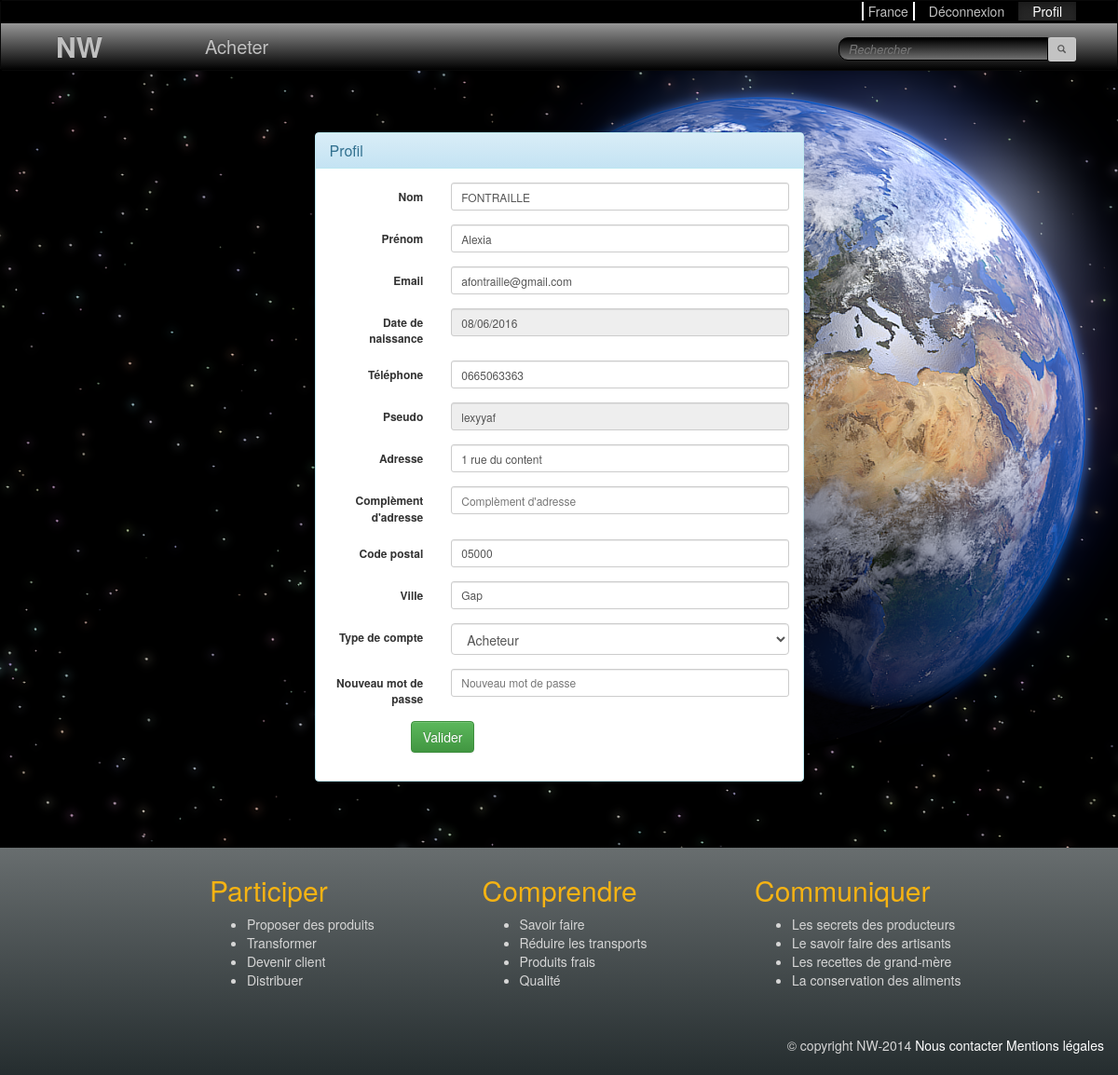
The page /profile.php (signed in) on the database its author committed.
### tables this page shows
CREATE TABLE IF NOT EXISTS `users` (
  `id` int(11) NOT NULL AUTO_INCREMENT,
  `firstname` varchar(50) DEFAULT NULL,
  `lastname` varchar(50) DEFAULT NULL,
  `email` varchar(100) DEFAULT NULL,
  `birthdate` date DEFAULT NULL,
  `phone` varchar(20) DEFAULT NULL,
  `nickname` varchar(20) NOT NULL,
  `address` varchar(20) DEFAULT NULL,
  `address2` varchar(20) DEFAULT NULL,
  `postalcode` varchar(10) DEFAULT NULL,
  `city` varchar(50) DEFAULT NULL,
  `password` varchar(50) NOT NULL,
  `type` int(11) NOT NULL,
  PRIMARY KEY (`id`),
  KEY `FK_type_id` (`type`)
);

### inc/main.php (called while the page is built, shortened)
<?php
$userManager = new PdoUserManager();

### inc/manager/AbstractPdoManager.php (called while the page is built, shortened)
<?php
abstract class AbstractPdoManager{
	public function __construct(){
		global $PDO_;
		if($PDO_ == null){
			$PDO_ = new PDO('mysql:host='.DB_HOST.';dbname='.DB_NAME, DB_LOGIN, DB_PASSWORD);
			$PDO_->exec("SET CHARACTER SET utf8");
			$PDO_->setAttribute( PDO::ATTR_ERRMODE, PDO::ERRMODE_EXCEPTION );
		}
		$this->PDO = $PDO_;
	}
}

### inc/manager/PdoUserManager.php (called while the page is built, shortened)
<?php
class PdoUserManager extends AbstractPdoManager{
	public function getUser(){
		$stm = $this->PDO->prepare("SELECT * FROM users WHERE
			id = :id");
		$stm->bindValue(":id", $_SESSION['id']);
		$stm->execute();
		$stm->setFetchMode(PDO::FETCH_CLASS, 'User');
		$user = $stm->fetch();
		if($user){
			return $user;
		}else{
			return null;
		}
		throw new Exception("Erreur de chargement");
	}
}

### inc/entities/User.php (called while the page is built, shortened)
<?php
class User{
	private $firstname;
	private $lastname;
	private $email;
	private $birthdate;
	private $phone;
	private $nickname;
	private $address;
	private $address2;
	private $postalcode;
	private $city;
	private $type;
	public function getFirstname(){
		return $this->firstname;
	}
	public function getLastname(){
		return $this->lastname;
	}
	public function getEmail(){
		return $this->email;
	}
	public function getBirthDateString(){
		if($this->birthdate != null)
			return DateTime::createFromFormat('Y-m-d', $this->birthdate)->format('d/m/Y');
		return "";
	}
	public function getPhone(){
		return $this->phone;
	}
	public function getNickname(){
		return $this->nickname;
	}
	public function getAddress(){
		return $this->address;
	}
	public function getAddress2(){
		return $this->address2;
	}
	public function getPostalcode(){
		return $this->postalcode;
	}
	public function getCity(){
		return $this->city;
	}
	public function getType(){
		return $this->type;
	}
}
?>

### profile.php (the view, shortened to what this page needs)
<?php
include "inc/main.php";
$user = $userManager->getUser();
?>
<!DOCTYPE html>
<html>
	<head>
		<?php include __DIR__."/parts/stylesheets.php";?>
	</head>
	<body>
		<?php include __DIR__."/parts/header.php";?>
		<div class="wrapped container">
			<section>
				<div class="col-md-6 col-md-offset-3 margin-top-05-percent">
					<div class="panel panel-info">
						<div class="panel-heading">
							<h3 class="panel-title">Profil</h3>
						</div>
						<div class="panel-body">
							<form method="POST" class="form-horizontal">
							  <div class="form-group">
							    <label for="lastname" class="col-sm-3 control-label">Nom</label>
							    <div class="col-sm-9">
							      <input type="text" class="form-control input-sm" id="lastname" name="lastname" placeholder="Nom" value="<?php echo $user->getLastname();?>">
							    </div>
							  </div>
							  <div class="form-group">
							    <label for="firstname" class="col-sm-3 control-label">Prénom</label>
							    <div class="col-sm-9">
							      <input type="text" class="form-control input-sm" id="firstname" name="firstname" placeholder="Prénom" value="<?php echo $user->getFirstname();?>">
							    </div>
							  </div>
							  <div class="form-group">
							    <label for="email" class="col-sm-3 control-label">Email</label>
							    <div class="col-sm-9">
							      <input type="email" class="form-control input-sm" id="email" name="email" placeholder="Email" value="<?php echo $user->getEmail();?>">
							    </div>
							  </div>
							  <div class="form-group">
							    <label for="birthDate" class="col-sm-3 control-label">Date de naissance</label>
							    <div class="col-sm-9">
							      <input type="text" class="form-control input-sm datepicker" id="birthDate" name="birthDate" placeholder="Date de naissance" value="<?php echo $user->getBirthDateString();?>" readonly>
							    </div>
							  </div>
							  <div class="form-group">
							    <label for="phone" class="col-sm-3 control-label">Téléphone</label>
							    <div class="col-sm-9">
							      <input type="text" class="form-control input-sm" id="phone" name="phone" placeholder="Téléphone" value="<?php echo $user->getPhone();?>">
							    </div>
							  </div>
							  <div class="form-group">
							    <label for="nickname" class="col-sm-3 control-label">Pseudo</label>
							    <div class="col-sm-9">
							      <input type="text" class="form-control input-sm" id="nickname" name="nickname" placeholder="Pseudo" value="<?php echo $user->getNickname();?>" readonly>
							    </div>
							  </div>
							  <div class="form-group">
							    <label for="address" class="col-sm-3 control-label">Adresse</label>
							    <div class="col-sm-9">
							      <input type="text" class="form-control input-sm" id="address" name="address" placeholder="Adresse" value="<?php echo $user->getAddress();?>">
							    </div>
							  </div>
							  <div class="form-group">
							    <label for="address2" class="col-sm-3 control-label">Complèment d'adresse</label>
							    <div class="col-sm-9">
							      <input type="text" class="form-control input-sm" id="address2" name="address2" placeholder="Complèment d'adresse" value="<?php echo $user->getAddress2();?>">
							    </div>
							  </div>
							  <div class="form-group">
							    <label for="postalcode" class="col-sm-3 control-label">Code postal</label>
							    <div class="col-sm-9">
							      <input type="text" class="form-control input-sm" id="postalcode" name="postalcode" placeholder="Code postal" value="<?php echo $user->getPostalcode();?>">
							    </div>
							  </div>
							  <div class="form-group">
							    <label for="city" class="col-sm-3 control-label">Ville</label>
							    <div class="col-sm-9">
							      <input type="text" class="form-control input-sm" id="city" name="city" placeholder="Ville" value="<?php echo $user->getCity();?>">
							    </div>
							  </div>
							  <div class="form-group">
							    <label for="type" class="col-sm-3 control-label">Type de compte</label>
							    <div class="col-sm-9">
									<select class="form-control" id="type" name="type">
									  <option value="2" <?php if($user->getType() == 2) echo "selected";?> >
									  	Acheteur
									  </option>
									</select>
							    </div>
							  </div>
							  <div class="form-group">
							    <label for="password" class="col-sm-3 control-label">Nouveau mot de passe</label>
							    <div class="col-sm-9">
							      <input type="password" class="form-control input-sm" id="password" name="password" placeholder="Nouveau mot de passe">
							    </div>
							  </div>
							  <div class="form-group">
							    <div class="col-sm-offset-2 col-sm-10">
							      <button type="submit" class="btn btn-success">Valider</button>
							    </div>
							  </div>
							</form>
						</div>
					</div>
				</div>
			</section>
		</div>
		<?php include __DIR__."/parts/footer.php";?>
	</body>
</html>

### css/main.css (style rules this page uses)
html, body { height: 100%; }
body { background-image: url('../images/monde.png'); }
section { padding: 10px 30px; font-size: 12px; min-height: 100%; position: relative; }
.wrapped { min-height: calc(100% - 320px); padding: 0; padding-bottom: 50px; }
.margin-top-05-percent { margin-top: 5%; }

### rows shown on the page
users: lastname "FONTRAILLE", firstname "Alexia", email "afontraille@gmail.com", birthDate "08/06/2016", phone "0665063363", nickname "lexyyaf", address "1 rue du content", postalcode "05000", city "Gap", type "Acheteur"
